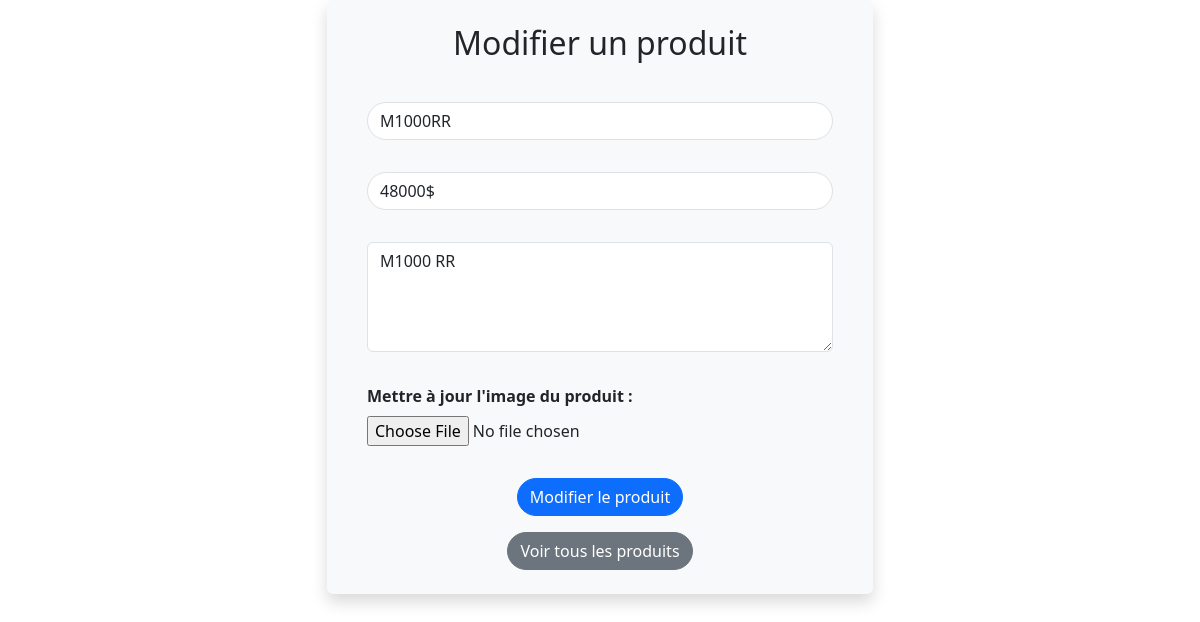
Page /admin/update.php?id=37 on the committed database.
### tables this page shows
CREATE TABLE `products` (
  `id` int(11) NOT NULL,
  `name` varchar(100) NOT NULL,
  `price` varchar(100) NOT NULL,
  `image` varchar(150) NOT NULL,
  `description` text NOT NULL
);

### admin/update.php (the view, shortened to what this page needs)
<!DOCTYPE html>
<html lang="fr">
<head>
   <link href="https://cdn.jsdelivr.net/npm/bootstrap@5.3.3/dist/css/bootstrap.min.css" rel="stylesheet">
</head>
<body>
    <?php
    include('config.php');
    $ID=$_GET['id'];
    $up = mysqli_query($con, "select * from products where id =$ID");
    $data = mysqli_fetch_array($up);
    ?>
    <div class="container">
    <div class="row justify-content-center">
        <div class="col-md-6">
            <form action="up.php" method="post" enctype="multipart/form-data" class="bg-light p-4 rounded shadow">
                <h2 class="text-center mb-4">Modifier un produit</h2>
                <div class="form-group p-3">
                    <input type="text" class="form-control rounded-pill" name='name' value='<?php echo $data['name']?>' placeholder="Nom du produit">
                </div>
                <div class="form-group p-3">
                    <input type="text" class="form-control rounded-pill" name='price' value='<?php echo $data['price']?>' placeholder="Prix du produit">
                </div>
                <div class="form-group p-3">
                    <textarea class="form-control rounded" name='description' placeholder="Description du produit" rows="4"><?php echo $data['description']?></textarea>
                </div>
                <div class="form-group p-3">
                    <label for="file" class="mb-2 d-block"><strong>Mettre à jour l'image du produit :</strong></label>
                    <input type="file" id="file" name='image' class="form-control-file">
                </div>
                <div class="form-group text-center p-3">
                    <button type="submit" name='update' class="btn btn-primary btn-block rounded-pill">Modifier le produit</button>
                </div>
                <div class="text-center">
                    <a class="btn btn-secondary btn-block rounded-pill" href="products.php">Voir tous les produits</a>
                </div>
            </form>
        </div>
    </div>
</div>
</body>
</html>

### rows in the picture
products: name "M1000RR", price "48000$", description "M1000 RR"
